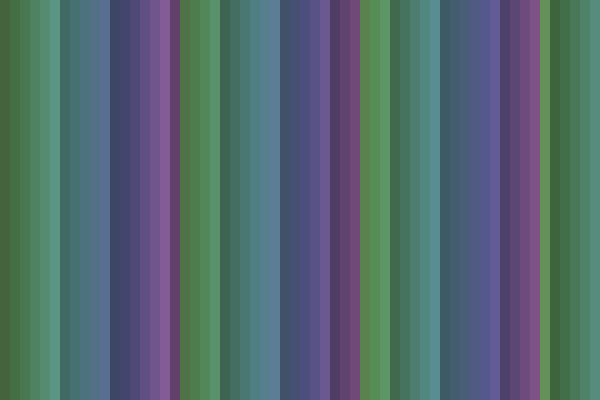
Frame 1 (no input)
Frame 60 (no input): identical to frame 1, image omitted
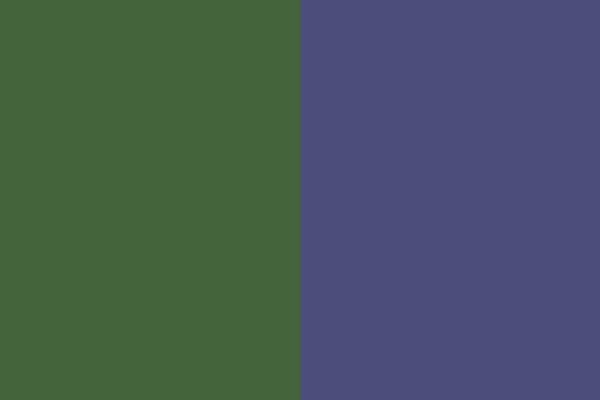
Frame 120 (the mouse pressed at the canvas centre since frame 60)

The p5.js sketch that drew these frames (run headless with seeded random() and noise() and a simulated clock; from frame 60 on, the mouse is pressed at the canvas centre):

// p5.js sketch
// ── sketch.js
var h = 100;
var s = 100;
var b = 100;

var rectStep = 50;
function setup() {
  createCanvas(600,400);
}

function draw() {
  background(255);
  rectStep = max(10, mouseX);
  colorMode(HSB, 334,255,255);
  for(var x=0; x < width; x +=rectStep){
    for(var y =0; y < height; y+=rectStep){
    noStroke();
    fill(h+x % 180,s+x % 1,b+x % 55);
    rect(x,y,rectStep,rectStep);
    }
  }
}
